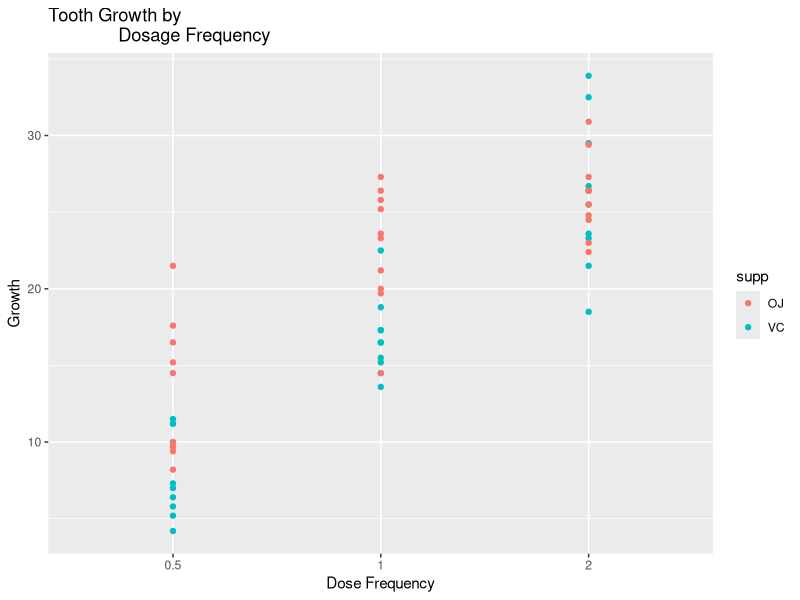
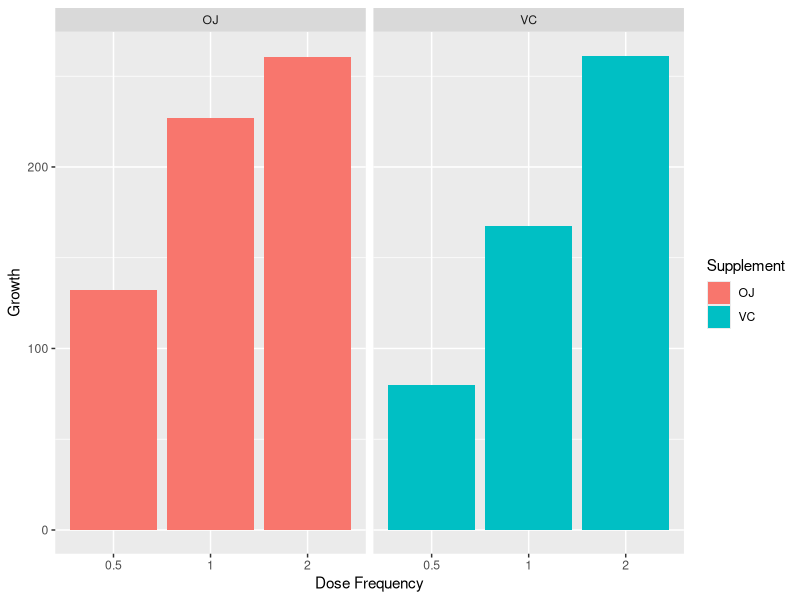

The R source for these figures, in order:
## ---- chunk 1
knitr::opts_chunk$set(echo = TRUE)
library(dplyr)
library(data.table)
library(ggplot2)
library(datasets)
tg <- ToothGrowth
View(tg)
summary(tg)
str(tg)
## ---- chunk 2
#Visualisation of Tooth Length by Dosage Frequency
g <- ggplot(aes(x=as.factor(dose), y=len), data = tg)
g <- g + labs(x= "Dose Frequency", y = "Growth", title = "Tooth Growth by
              Dosage Frequency")
g <- g + geom_point(aes(color = supp))
g
## ---- chunk 3
b <- ggplot(data = tg, aes(x = as.factor(dose), y = len, fill = supp))
b <- b + geom_bar(stat = "identity")
b <- b + facet_grid(.~supp)
b <- b + labs (x= "Dose Frequency", y = "Growth") + guides(fill = guide_legend(
  title = "Supplement"))
b
## ---- chunk 4
### Variances are all assumed to be unequal, var.equal = FALSE
## ---- chunk 5
oj.5 <- tg$len[tg$dose == 0.5 & tg$supp == "OJ"]
oj1 <- tg$len[tg$dose == 1 & tg$supp == "OJ"]
oj2 <- tg$len[tg$dose == 2 & tg$supp == "OJ"]
vc.5 <- tg$len[tg$dose == 0.5 & tg$supp == "VC"]
vc1 <- tg$len[tg$dose == 1 & tg$supp == "VC"]
vc2 <- tg$len[tg$dose == 2 & tg$supp == "VC"]
## ---- chunk 6
t.test(oj.5, vc.5, alternative = "greater", paired = FALSE)
## ---- chunk 7
t.test(oj1, vc1, alternative = "greater", paired = FALSE)
## ---- chunk 8
t.test(oj2, vc2, paired = FALSE)
## ---- chunk 9
dose.5 <- tg$len[tg$dose == 0.5]
dose1 <- tg$len[tg$dose == 1]
dose2 <- tg$len[tg$dose == 2]
#Default confidence interval is 0.95
## ---- chunk 10
t.test(dose.5, dose1, alternative = "less", paired = FALSE)
## ---- chunk 11
t.test(dose1, dose2, alternative = "less", paired = FALSE)
